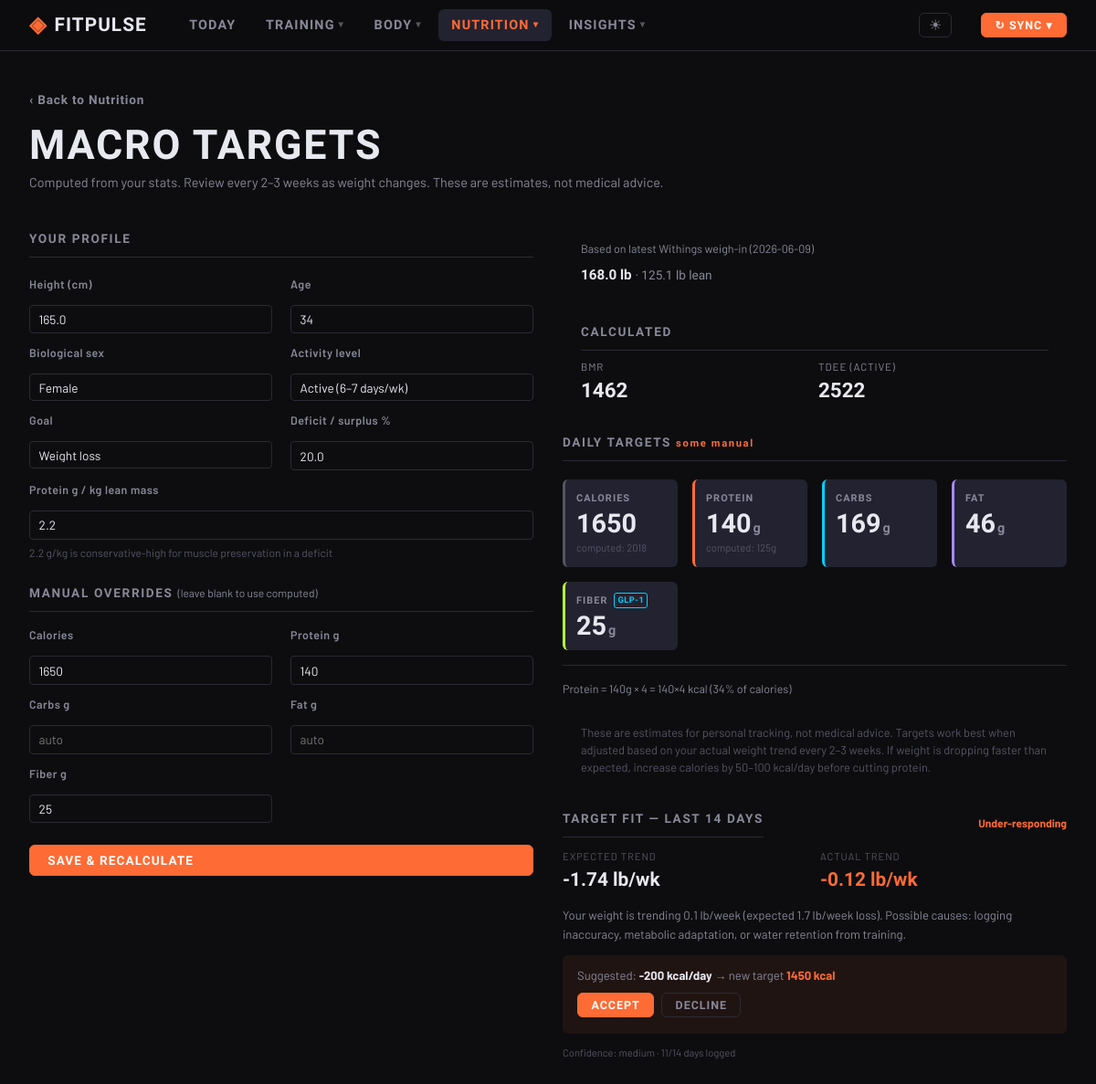
The app's page /nutrition/targets/ with its own data.
### workouts/models.py (models this page shows, shortened)
class NutritionProfile(models.Model):
    height_cm = models.FloatField(null=True, blank=True)
    age = models.IntegerField(null=True, blank=True)
    biological_sex = models.CharField(max_length=10, default="female")
    activity_level = models.CharField(max_length=20, default="active")
    goal = models.CharField(max_length=20, default="loss")
    deficit_pct = models.FloatField(default=20.0)
    protein_g_per_kg_lean = models.FloatField(default=2.2)
    manual_calories = models.IntegerField(null=True, blank=True)
    manual_protein_g = models.IntegerField(null=True, blank=True)
    manual_carbs_g = models.IntegerField(null=True, blank=True)
    manual_fat_g = models.IntegerField(null=True, blank=True)
    manual_fiber_g = models.IntegerField(null=True, blank=True)
    updated_at = models.DateTimeField(auto_now=True)
    @classmethod
    def get(cls):
        obj, _ = cls.objects.get_or_create(pk=1)
        return obj

### workouts/views.py (the view, shortened to what this page needs)
# urls.py: path("nutrition/targets/", nutrition_targets_page, name="nutrition_targets"),
def nutrition_targets_page(request):
    from .nutrition import compute_macro_targets
    profile = NutritionProfile.get()
    targets = compute_macro_targets(profile)
    from .nutrition import evaluate_target_fit
    try:
        fit = evaluate_target_fit()
    except Exception:
        fit = None
    adjustments = TargetAdjustment.objects.order_by("-timestamp")[:10]
    activ_choices = [
        ("sedentary",   "Sedentary (desk job, little exercise)"),
        ("light",       "Light (1–3 days/wk)"),
        ("moderate",    "Moderate (3–5 days/wk)"),
        ("active",      "Active (6–7 days/wk)"),
        ("very_active", "Very Active (2× training/day)"),
    ]
    return render(request, "workouts/nutrition_targets.html", {
        "profile": profile,
        "targets": targets,
        "activ_choices": activ_choices,
        "fit": fit,
        "adjustments": adjustments,
    })

### templates/workouts/nutrition_targets.html (shortened to what this page needs)
{% extends "base.html" %}
{% load workout_filters %}
{% block nav_nutrition_group %}active{% endblock %}
{% block content %}
<div class="page-header">
  <a href="{% url 'nutrition' %}" class="back-link">‹ Back to Nutrition</a>
  <h1 class="page-title">MACRO TARGETS</h1>
  <p class="page-sub">Computed from your stats. Review every 2–3 weeks as weight changes. These are estimates, not medical advice.</p>
</div>
<div style="display:grid;grid-template-columns:1fr 1fr;gap:2rem;align-items:start">
  <div class="card">
    <div class="section-title" style="margin-bottom:1.25rem">YOUR PROFILE</div>
    <form method="post">
      <div class="targets-form-grid">
        <div class="form-group">
          <label class="filter-label">Height (cm)</label>
          <input type="number" name="height_cm" class="filter-input"
                 value="{{ profile.height_cm|default_if_none:'' }}" placeholder="165" step="0.5">
        </div>
        <div class="form-group">
          <label class="filter-label">Age</label>
          <input type="number" name="age" class="filter-input"
                 value="{{ profile.age|default_if_none:'' }}" placeholder="40" min="18" max="100">
        </div>
        <div class="form-group">
          <label class="filter-label">Biological sex</label>
          <select name="biological_sex" class="filter-select">
            <option value="female" {% if profile.biological_sex == "female" %}selected{% endif %}>Female</option>
          </select>
        </div>
        <div class="form-group">
          <label class="filter-label">Activity level</label>
          <select name="activity_level" class="filter-select">
            {% for val,label in activ_choices %}
            <option value="{{ val }}" {% if profile.activity_level == val %}selected{% endif %}>{{ label }}</option>
            {% endfor %}
          </select>
        </div>
        <div class="form-group">
          <label class="filter-label">Goal</label>
          <select name="goal" class="filter-select">
            <option value="loss"     {% if profile.goal == "loss"     %}selected{% endif %}>Weight loss</option>
          </select>
        </div>
        <div class="form-group">
          <label class="filter-label">Deficit / surplus %</label>
          <input type="number" name="deficit_pct" class="filter-input"
                 value="{{ profile.deficit_pct|default:'20' }}" min="5" max="40" step="1">
        </div>
        <div class="form-group" style="grid-column:span 2">
          <label class="filter-label">Protein g / kg lean mass</label>
          <input type="number" name="protein_g_per_kg_lean" class="filter-input"
                 value="{{ profile.protein_g_per_kg_lean|default:'2.2' }}" min="1.0" max="3.5" step="0.1">
          <small style="color:var(--text-dim);font-size:0.75rem">2.2 g/kg is conservative-high for muscle preservation in a deficit</small>
        </div>
      </div>
      <div class="section-title" style="margin:1.5rem 0 1rem">MANUAL OVERRIDES <span style="font-weight:400;text-transform:none;letter-spacing:0;font-family:'Barlow',sans-serif;font-size:0.75rem">(leave blank to use computed)</span></div>
      <div class="targets-form-grid">
        <div class="form-group">
          <label class="filter-label">Calories</label>
          <input type="number" name="manual_calories" class="filter-input"
                 value="{{ profile.manual_calories|default_if_none:'' }}" placeholder="auto">
        </div>
        <div class="form-group">
          <label class="filter-label">Protein g</label>
          <input type="number" name="manual_protein_g" class="filter-input"
                 value="{{ profile.manual_protein_g|default_if_none:'' }}" placeholder="auto">
        </div>
        <div class="form-group">
          <label class="filter-label">Carbs g</label>
          <input type="number" name="manual_carbs_g" class="filter-input"
                 value="{{ profile.manual_carbs_g|default_if_none:'' }}" placeholder="auto">
        </div>
        <div class="form-group">
          <label class="filter-label">Fat g</label>
          <input type="number" name="manual_fat_g" class="filter-input"
                 value="{{ profile.manual_fat_g|default_if_none:'' }}" placeholder="auto">
        </div>
        <div class="form-group">
          <label class="filter-label">Fiber g</label>
          <input type="number" name="manual_fiber_g" class="filter-input"
                 value="{{ profile.manual_fiber_g|default_if_none:'' }}" placeholder="auto">
        </div>
      </div>
      <button type="submit" class="btn btn-accent" style="margin-top:1.5rem;width:100%">Save &amp; Recalculate</button>
    </form>
  </div>
  <div>
    {% if targets %}
    {% if targets.weight_lb %}
    <div class="card" style="margin-bottom:1rem;padding:0.75rem 1.25rem">
      <div style="font-size:0.78rem;color:var(--text-muted)">
        Based on latest Withings weigh-in{% if targets.weight_date %} ({{ targets.weight_date }}){% endif %}
      </div>
      <div style="display:flex;gap:2rem;margin-top:0.35rem">
        <span style="font-family:'Barlow Condensed',sans-serif;font-weight:700">
          {{ targets.weight_lb }} lb
          {% if targets.lean_mass_lb %}<span style="color:var(--text-muted);font-weight:400;font-size:0.85rem"> · {{ targets.lean_mass_lb }} lb lean</span>{% endif %}
        </span>
      </div>
    </div>
    {% endif %}
    {% if targets.bmr %}
    <div class="card" style="margin-bottom:1rem;padding:0.75rem 1.25rem">
      <div class="section-title" style="margin-bottom:0.5rem">CALCULATED</div>
      <div style="display:grid;grid-template-columns:1fr 1fr;gap:0.5rem">
        <div>
          <div style="font-size:0.72rem;color:var(--text-muted);text-transform:uppercase;letter-spacing:0.08em">BMR</div>
          <div style="font-family:'Barlow Condensed',sans-serif;font-size:1.4rem;font-weight:700">{{ targets.bmr }}</div>
        </div>
        <div>
          <div style="font-size:0.72rem;color:var(--text-muted);text-transform:uppercase;letter-spacing:0.08em">TDEE ({{ targets.activity_level }})</div>
          <div style="font-family:'Barlow Condensed',sans-serif;font-size:1.4rem;font-weight:700">{{ targets.tdee }}</div>
        </div>
      </div>
    </div>
    {% endif %}
    <div class="card">
      <div class="section-title" style="margin-bottom:1.25rem">DAILY TARGETS{% if targets.has_manual_overrides %} <span style="color:var(--accent);font-size:0.7rem">some manual</span>{% endif %}</div>
      <div class="targets-display-grid">
        <div class="target-item target-item--cal">
          <div class="target-label">Calories</div>
          <div class="target-value">{{ targets.calories|default:"—" }}</div>
          {% if targets.has_manual_overrides and targets.computed_calories and targets.calories != targets.computed_calories %}
          <div class="target-computed">computed: {{ targets.computed_calories }}</div>
          {% endif %}
        </div>
        <div class="target-item target-item--prot">
          <div class="target-label">Protein</div>
          <div class="target-value">{{ targets.protein_g|default:"—" }}<span class="target-unit">g</span></div>
          {% if targets.has_manual_overrides and targets.computed_protein_g and targets.protein_g != targets.computed_protein_g %}
          <div class="target-computed">computed: {{ targets.computed_protein_g }}g</div>
          {% endif %}
        </div>
        <div class="target-item target-item--carbs">
          <div class="target-label">Carbs</div>
          <div class="target-value">{{ targets.carbs_g|default:"—" }}<span class="target-unit">g</span></div>
        </div>
        <div class="target-item target-item--fat">
          <div class="target-label">Fat</div>
          <div class="target-value">{{ targets.fat_g|default:"—" }}<span class="target-unit">g</span></div>
        </div>
        <div class="target-item target-item--fiber">
          <div class="target-label">Fiber <span class="macro-flag">GLP-1</span></div>
          <div class="target-value">{{ targets.fiber_g|default:"—" }}<span class="target-unit">g</span></div>
        </div>
      </div>
      {% if targets.protein_g and targets.calories %}
      <div style="margin-top:1rem;padding-top:1rem;border-top:1px solid var(--border);font-size:0.78rem;color:var(--text-muted)">
        Protein = {{ targets.protein_g }}g × 4 = {{ targets.protein_g|floatformat:0 }}×4 kcal
        ({% widthratio targets.protein_g|default:0 targets.calories|default:1 400 %}% of calories)
      </div>
      {% endif %}
    </div>
    <div class="card" style="margin-top:1rem;padding:0.75rem 1.25rem;border-color:var(--border)">
      <p style="color:var(--text-dim);font-size:0.8rem;line-height:1.5">
        These are estimates for personal tracking, not medical advice.
        Targets work best when adjusted based on your actual weight trend every 2–3 weeks.
        If weight is dropping faster than expected, increase calories by 50–100 kcal/day before cutting protein.
      </p>
    </div>
    {% if fit %}
    <div class="card" style="margin-top:1.5rem;{% if fit.status == 'on_track' %}border-color:var(--accent-green){% elif fit.status in 'under_responding,over_responding' %}border-color:var(--accent){% endif %}">
      <div style="display:flex;align-items:center;justify-content:space-between;margin-bottom:0.75rem;flex-wrap:wrap;gap:0.5rem">
        <div class="section-title" style="margin-bottom:0">TARGET FIT — LAST 14 DAYS</div>
        <span style="font-size:0.75rem;font-weight:700;
          color:{% if fit.status == 'on_track' %}var(--accent-green){% elif fit.status == 'insufficient_data' or fit.status == 'no_weight' or fit.status == 'no_target' %}var(--text-dim){% else %}var(--accent){% endif %}">
          {% if fit.status == 'on_track' %}✓ On Track
          {% elif fit.status == 'under_responding' %}Under-responding
          {% elif fit.status == 'over_responding' %}Over-responding
          {% elif fit.status == 'insufficient_data' %}Insufficient data
          {% elif fit.status == 'no_weight' %}No weight data
          {% else %}—{% endif %}
        </span>
      </div>
      {% if fit.actual_trend_lb_per_week is not None %}
      <div style="display:grid;grid-template-columns:1fr 1fr;gap:0.75rem;margin-bottom:0.75rem">
        <div>
          <div style="font-size:0.7rem;text-transform:uppercase;letter-spacing:0.08em;color:var(--text-dim)">Expected trend</div>
          <div style="font-family:'Barlow Condensed',sans-serif;font-size:1.3rem;font-weight:700">
            {% if fit.expected_trend_lb_per_week >= 0 %}+{% endif %}{{ fit.expected_trend_lb_per_week }} lb/wk
          </div>
        </div>
        <div>
          <div style="font-size:0.7rem;text-transform:uppercase;letter-spacing:0.08em;color:var(--text-dim)">Actual trend</div>
          <div style="font-family:'Barlow Condensed',sans-serif;font-size:1.3rem;font-weight:700;
            color:{% if fit.status == 'on_track' %}var(--accent-green){% elif fit.status != 'insufficient_data' %}var(--accent){% else %}var(--text){% endif %}">
            {% if fit.actual_trend_lb_per_week >= 0 %}+{% endif %}{{ fit.actual_trend_lb_per_week }} lb/wk
          </div>
        </div>
      </div>
      {% endif %}
      <p style="font-size:0.82rem;color:var(--text-muted);line-height:1.6;margin-bottom:0.75rem">{{ fit.reasoning }}</p>
      {% if fit.suggested_calorie_adjustment != 0 and fit.new_suggested_calories %}
      <div style="background:color-mix(in srgb, var(--accent) 8%, transparent);border-radius:var(--r);padding:0.75rem 1rem;margin-bottom:0.75rem">
        <div style="font-size:0.82rem;color:var(--text-muted);margin-bottom:0.5rem">
          Suggested: <strong style="color:var(--text)">
            {% if fit.suggested_calorie_adjustment > 0 %}+{% endif %}{{ fit.suggested_calorie_adjustment }} kcal/day
          </strong>
          → new target <strong style="color:var(--accent)">{{ fit.new_suggested_calories }} kcal</strong>
        </div>
        <div style="display:flex;gap:0.5rem">
          <button type="button"
                  id="accept-btn"
                  class="btn btn-accent btn-sm"
                  onclick="acceptAdjustment({{ fit.new_suggested_calories }}, '{{ fit.reasoning|escapejs }}')">
            Accept
          </button>
          <button type="button" class="btn btn-ghost btn-sm" onclick="this.closest('.card').remove()">
            Decline
          </button>
        </div>
      </div>
      {% endif %}
      {% if fit.confidence %}
      <div style="font-size:0.7rem;color:var(--text-dim)">
        Confidence: {{ fit.confidence }} · {{ fit.logging_days }}/14 days logged
      </div>
      {% endif %}
    </div>
    {% endif %}
    {% else %}
    <div class="card">
      <p style="color:var(--text-muted)">Fill in your profile to see computed targets.</p>
    </div>
    {% endif %}
  </div>
</div>
{% endblock %}

### records on screen
NutritionProfile: height_cm "165.0", age "34", biological_sex "Female", activity_level "Active (6–7 days/wk)", goal "Weight loss", deficit_pct "20.0", protein_g_per_kg_lean "2.2", manual_calories "1650", manual_protein_g "140", manual_fiber_g "25", activity_level "ACTIVE"

### other values on screen
{{ targets.weight_date }} "2026-06-09"
{{ targets.weight_lb }} "168.0"
{{ targets.lean_mass_lb }} "125.1"
{{ targets.bmr }} "1462"
{{ targets.tdee }} "2522"
{{ targets.calories|default:"—" }} "1650"
{{ targets.computed_calories }} "2018"
{{ targets.protein_g|default:"—" }} "140"
{{ targets.computed_protein_g }} "125"
{{ targets.carbs_g|default:"—" }} "169"
{{ targets.fat_g|default:"—" }} "46"
{{ targets.fiber_g|default:"—" }} "25"
{{ targets.protein_g }} "140"
{{ targets.protein_g|floatformat:0 }} "140"
{{ fit.expected_trend_lb_per_week }} "-1.74"
